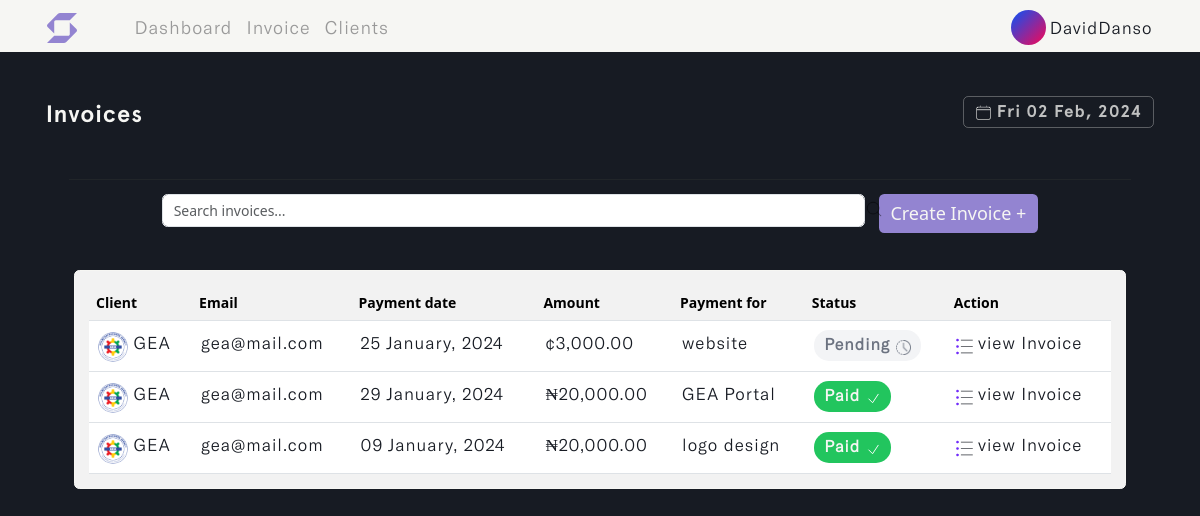
/invoice (signed in), run on an earlier commit of the app's database.
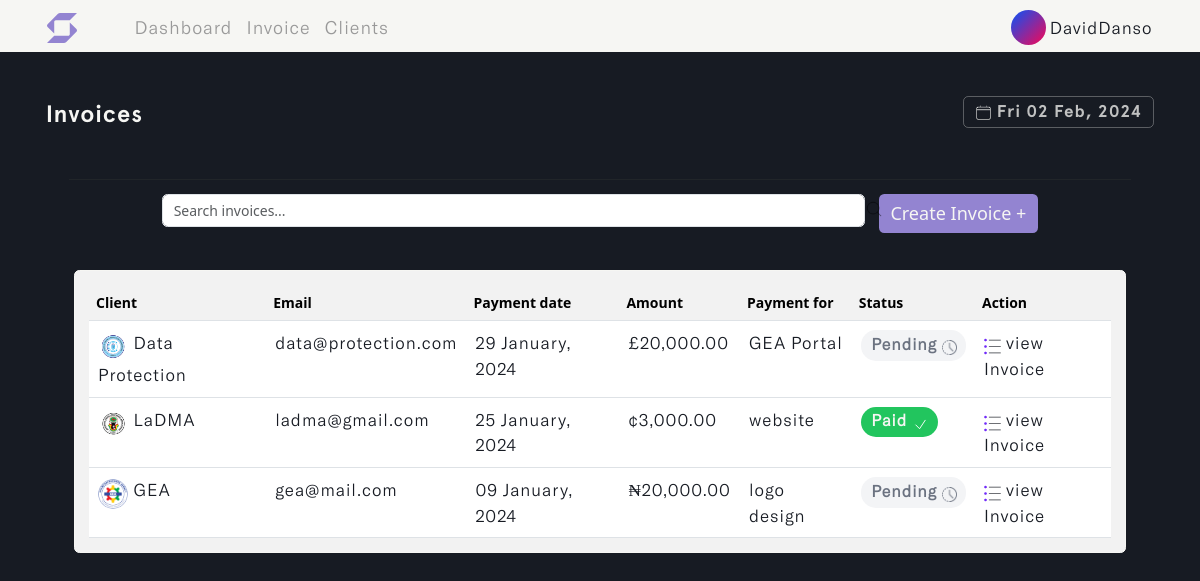
And on a later commit of the database.
### invoice/models.py (models this page shows, shortened)
class Invoice(models.Model):
    STATUS = (
        ('Pending', 'Pending'),
        ('Paid', 'Paid')
    )
    CURRENCY = (
        ('USD', 'USD'),
        ('GHS', 'GHS'),
        ('GBP', 'GBP'),
        ('EUR', 'EUR'),
        ('NGN', 'NGN'),
    )
    account_owner = models.ForeignKey(Profile, on_delete=models.CASCADE)
    project_name = models.CharField(max_length=255)
    project_duration = models.CharField(max_length=50)
    client_name = models.ForeignKey(Client, on_delete=models.CASCADE, to_field='name', related_name='invoice',
                                    help_text='Select a client for this entry.')
    invoice_status = models.CharField(max_length=200, choices=STATUS)
    payment_date = models.DateField(max_length=200, null=True)
    currency = models.CharField(max_length=200, choices=CURRENCY)
    invoice_image = models.ImageField(null=True, blank=True, upload_to='invoice_image/', default='invoice.png')
    item_title = models.CharField(max_length=255, null=True, blank=True)
    quantity = models.IntegerField(default=0, null=True, blank=True)
    price = models.IntegerField(default=0, null=True, blank=True)
    total = models.IntegerField(default=0, null=True, blank=True)
    client_note = models.TextField(max_length=100000, null=True, blank=True)
    updated_time_stamp = models.DateTimeField(auto_now=True)
    created_time_stamp = models.DateTimeField(auto_now_add=True)
    id = models.UUIDField(default=uuid.uuid4, primary_key=True, unique=True, editable=False)
    class Meta:
        ordering = ['-updated_time_stamp']

class Client(models.Model):
    account_owner = models.ForeignKey(Profile, on_delete=models.CASCADE)
    name = models.CharField(max_length=50, unique=True)
    address = models.CharField(max_length=255, default='...')
    country = models.CharField(max_length=50)
    email = models.EmailField(max_length=100, unique=True, default='...')
    phone_number = models.IntegerField(null=True, blank=True, default='(xxx)xxx-xxxx')
    city_state = models.CharField(max_length=50)
    postal_code = models.CharField(max_length=30, default='...')
    client_avatar = models.ImageField(null=True, blank=True, upload_to='client_avatar/', default='emil-kowalski.png')
    updated_time_stamp = models.DateTimeField(auto_now=True)
    created_time_stamp = models.DateTimeField(auto_now_add=True)
    id = models.UUIDField(default=uuid.uuid4, primary_key=True, unique=True, editable=False)
    @property
    def imageURL(self):
        try:
            url = self.client_avatar.url
        except:
            url = ''
        return url
    class Meta:
        ordering = ['-updated_time_stamp']
    def __str__(self):
        return self.name

### invoice/views.py (the view, shortened to what this page needs)
# urls.py: path('invoice', views.create_invoice, name='invoice'),
@login_required(login_url='login')
def create_invoice(request):
    profile = request.user.profile
    invoices = profile.invoice_set.all()
    custom_range, invoices = paginateInvoice(request, 5, invoices)
    form = InvoiceCreationForm(request.user, request.POST, request.FILES if request.method == "POST" else None)
    context = {'form': form, 'invoices': invoices,
               'custom_range': custom_range}
    return render(request, 'invoice/invoice.html', context)

### invoice/forms.py
class InvoiceCreationForm(ModelForm):
    payment_date = forms.DateField(widget=DateInput)
    class Meta:
        model = Invoice
        fields = ['project_name', 'project_duration', 'client_name',
                  'invoice_status', 'payment_date', 'currency', 'invoice_image',
                  'item_title', 'quantity', 'price', 'client_note']
    def __init__(self, user, *args, **kwargs):
        super(InvoiceCreationForm, self).__init__(*args, **kwargs)
        self.fields['invoice_status'].widget.choices = [('', 'Choose status')] + list(self.fields['invoice_status'].widget.choices)
        self.fields['currency'].widget.choices = [('', 'Choose currency')] + list(self.fields['currency'].widget.choices)
        self.fields['client_name'].queryset = Client.objects.filter(account_owner=user.profile)
        self.fields['currency'].widget.attrs.update({'id': 'currency_field'})
        for name, field in self.fields.items():
            field.widget.attrs.update({'class': 'input form-control'})

### user/models.py (called while the page is built)
    def __str__(self):
        return self.name

### invoice/templates/invoice/invoice.html (shortened to what this page needs)
{% load static %}
<!DOCTYPE html>
<html lang="en" class="js has-scroll-init has-scroll-smooth">
  <head>
    <link rel="stylesheet" href="{% static '/css/bootstrap.min.css' %}" />
    <link rel="stylesheet" href="{% static '/css/invoice.css' %}" />
  </head>
  <body
    id="pageTop"
    class="page-content"
    data-spy="scroll"
    data-target="#mainNav"
    hx-headers='{"X-CSRFToken": "{{ csrf_token }}"}'
  >
    {% include 'invoice/nav.html' %}
    <main>
      <div data-scroll class="page page--layout-2" id="main">
        {% if invoices %}
        <div id="hero">
          <div class="container-fluid">
            <div class="hero-intro">
              <p>
                Invoices
                <span class="badge">
                  <img
                    src="{% static '/images/calendar.png' %}"
                    class="img-fluid calender-img"
                    alt="calender-img"
                  />
                  {% now "D d M, Y" %}
                </span>
              </p>
            </div>
          </div>
        </div>
        <div id="search">
          <div class="container-fluid">
            <div class="search-intro">
              <hr />
              <div class="row g-3 d-flex justify-content-center">
                <div class="col-md-8">
                  <img
                    src="{% static '/images/magnifying-glass.png' %}"
                    class="img-fluid search--img"
                    alt="search--img"
                  />
                  <input
                    type="text"
                    class="form-control live-search-box"
                    placeholder="Search invoices..."
                  />
                </div>
                <div class="col-auto">
                  <button
                    type="submit"
                    class="btn mb-3 invoice--btn"
                    data-bs-toggle="offcanvas"
                    data-bs-target="#offcanvasRight"
                    aria-controls="offcanvasRight"
                  >
                    Create Invoice +
                  </button>
                </div>
              </div>
            </div>
          </div>
        </div>
        {% include 'invoice/desktop-table.html' %}
        {% endif %}
      </div>
    </main>
  </body>
</html>

### invoice/templates/invoice/desktop-table.html (shortened to what this page needs)
{% load static %}
{% load humanize %}
<div id="desktop-table" class="live-search-list">
  <div class="container">
    <div class="desktop-table-intro">
      <div class="card">
        <div class="card-body">
          <table class="table table-hover" id="invoice_table">
            <thead>
              <tr>
                <th scope="col">Client</th>
                <th scope="col">Email</th>
                <th scope="col">Payment date</th>
                <th scope="col">Amount</th>
                <th scope="col">Payment for</th>
                <th scope="col">Status</th>
                <th scope="col">Action</th>
              </tr>
            </thead>
            <tbody>
              {% for invoice in invoices %}
              <tr id="search_invoice">
                <td>
                  <img
                    src="{{invoice.client_name.imageURL}}"
                    class="img-fluid rounded-circle"
                    id="avatar-img"
                    alt="avatar-img"
                  />
                  {{invoice.client_name}}
                </td>
                <td>{{invoice.client_name.email | truncatechars:25}}</td>
                <td>{{invoice.payment_date|date:"d F, Y"}}</td>
                <td>
                  {% if invoice.currency == "GHS" %}
                  ¢{{ invoice.total|floatformat:2|intcomma }}
                  {% elif invoice.currency == "USD" %}
                  ${{ invoice.total|floatformat:2|intcomma }}
                  {% elif invoice.currency == "GBP" %}
                  £{{ invoice.total|floatformat:2|intcomma }}
                  {% elif invoice.currency == "EUR" %}
                  €{{ invoice.total|floatformat:2|intcomma }}
                  {% elif invoice.currency == "NGN" %}
                  ₦{{ invoice.total|floatformat:2|intcomma }}
                  {% endif %}
                </td>
                <td>{{invoice.project_name | truncatechars:17}}</td>
                {% if invoice.invoice_status == 'Pending' %}
                <td id="unpaid_status">
                  <span class="badge">
                    {{invoice.invoice_status}}
                    <img
                      src="{% static '/images/clock.png' %}"
                      class="img-fluid"
                      id="clock-img"
                      alt="clock-img"
                    />
                  </span>
                </td>
                {% else %}
                <td id="paid_status">
                  <span class="badge">
                    {{invoice.invoice_status}}
                    <img
                      src="{% static '/images/paid-icon.svg' %}"
                      class="img-fluid"
                      id="clock-img"
                      alt="clock-img"
                    />
                  </span>
                </td>
                {% endif %}
                <td>
                  <a href="{% url 'invoice-details' invoice.id %}">
                    <img
                      src="{% static '/images/list.png' %}"
                      class="img-fluid"
                      id="open_invoice-link"
                      alt="open_invoice-link"
                    />
                    view Invoice
                  </a>
                </td>
              </tr>
              {% endfor %}
            </tbody>
          </table>
        </div>
      </div>
    </div>
  </div>
</div>

What changed in the data, as far as the page shows it:
changed Invoice "GEA Portal": client_name.imageURL: a different picture; client_name "GEA" → "Data Protection"; client_name.email "gea@mail.com" → "data@protection.com"; invoice_status: picture added; invoice_status "Paid" → "Pending"; invoice_status: picture removed; currency "₦" → "£"; moves up the list
changed Invoice "website": client_name.imageURL: a different picture; client_name "GEA" → "LaDMA"; client_name.email "gea@mail.com" → "ladma@gmail.com"; invoice_status: picture added; invoice_status "Pending" → "Paid"; invoice_status: picture removed
changed Invoice "09 January, 2024": invoice_status: picture added; invoice_status "Paid" → "Pending"; invoice_status: picture removed
